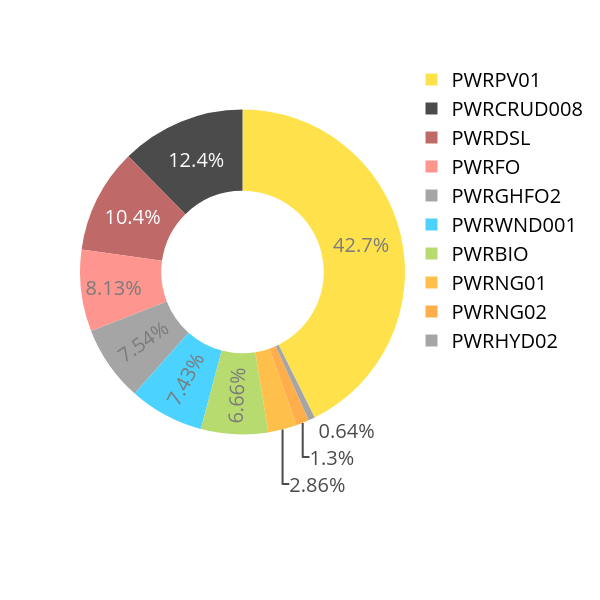

Notebook cell for this chart:
### Code cell
fig = px.pie(Annual2030,
             names = 'TECHNOLOGY', 
             values = 'value',
             hole = 0.5,
             color = 'TECHNOLOGY',
color_discrete_map = color_dict,
opacity=0.7
             
             )
fig.update_layout(hovermode= 'x unified',
                  width= 600,
                  height= 600,
                  font=dict(
                                  size=20,
                                 color='black')

               #color_discrete_map=color_map
               )
fig.show()

### Figure 1 — Plotly figure (JSON) as saved in the notebook; plotly's stock layout.template omitted (floating-point values rounded to 4 significant figures)
{"data": [{"customdata": [["PWRCRUD008"], ["PWRNG01"], ["PWRNG02"], ["PWRGHFO2"], ["PWRBIO"], ["PWRWND001"], ["PWRPV01"], ["PWRFO"], ["PWRDSL"], ["PWRHYD02"]], "domain": {"x": [0, 1], "y": [0, 1]}, "hole": 0.5, "hovertemplate": "TECHNOLOGY=%{customdata[0]}<br>value=%{value}<extra></extra>", "labels": ["PWRCRUD008", "PWRNG01", "PWRNG02", "PWRGHFO2", "PWRBIO", "PWRWND001", "PWRPV01", "PWRFO", "PWRDSL", "PWRHYD02"], "legendgroup": "", "marker": {"colors": ["black", "orange", "darkorange", "gray", "#9ACD32", "deepskyblue", "#FFD700", "#FF6961", "brown", "gray"]}, "name": "", "opacity": 0.7, "showlegend": true, "type": "pie", "values": [1.433, 0.33, 0.15, 0.871, 0.77, 0.8584, 4.932, 0.94, 1.2, 0.074]}], "layout": {"font": {"color": "black", "size": 20}, "height": 600, "hovermode": "x unified", "legend": {"tracegroupgap": 0}, "margin": {"t": 60}, "width": 600}}
